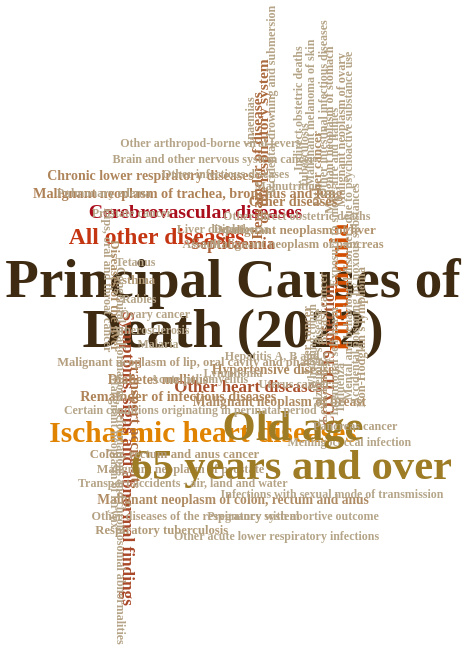

Describe this chart as a Vega-Lite specification.
### Vega-Lite specification from a JSON file in a GitHub repository (floating-point values rounded to 4 significant figures)
{"$schema": "https://vega.github.io/schema/vega-lite/v5.json", "config": {"font": "Belanosima", "view": {"stroke": ""}}, "width": "container", "height": 500, "background": null, "data": {"values": [{"word": "Principal Causes of", "count": 50000, "x": 200, "y": 205, "angle": 0, "Causes of Death": "Principal Causes of Death (2022)", "Death Cases": 206525}, {"word": "Death (2022)", "count": 50000, "x": 200, "y": 170, "angle": 0, "Causes of Death": "Principal Causes of Death (2022)", "Death Cases": 206525}, {"word": "Ischaemic heart diseases", "count": 20322, "x": 160, "y": 98, "angle": 0, "Causes of Death": "Ischaemic heart diseases", "Death Cases": 20322}, {"word": "Pneumonia", "count": 16770, "x": 343, "y": 200, "angle": -90, "Causes of Death": "Pneumonia", "Death Cases": 16770}, {"word": "All other diseases", "count": 13541, "x": 98, "y": 235, "angle": 0, "Causes of Death": "All other diseases", "Death Cases": 13541}, {"word": "Cerebrovascular diseases", "count": 9149, "x": 150, "y": 253, "angle": 0, "Causes of Death": "Cerebrovascular diseases", "Death Cases": 9149}, {"word": "Symptoms, signs and abnormal findings", "count": 6114, "x": 60, "y": 80, "angle": 90, "Causes of Death": "Symptoms, signs and abnormal findings", "Death Cases": 6114}, {"word": "Other heart diseases", "count": 5774, "x": 220, "y": 130, "angle": 0, "Causes of Death": "Other heart diseases", "Death Cases": 5774}, {"word": "COVID-19 infection", "count": 5314, "x": 328, "y": 152, "angle": -90, "Causes of Death": "COVID-19 infection", "Death Cases": 5314}, {"word": "Septicaemia", "count": 5006, "x": 200, "y": 230, "angle": 0, "Causes of Death": "Septicaemia", "Death Cases": 5006}, {"word": "Remainder of diseases", "count": 4131, "x": 232, "y": 285, "angle": -90, "Causes of Death": "Remainder of diseases of the respiratory system", "Death Cases": 4131}, {"word": "of the respiratory system", "count": 4131, "x": 240, "y": 302, "angle": -90, "Causes of Death": "Remainder of diseases of the respiratory system", "Death Cases": 4131}, {"word": "Transport accidents", "count": 4012, "x": 70, "y": 105, "angle": 90, "Causes of Death": "Transport accidents", "Death Cases": 4012}, {"word": "Malignant neoplasm of trachea, bronchus and lung", "count": 2644, "x": 140, "y": 265, "angle": 0, "Causes of Death": "Malignant neoplasm of trachea, bronchus and lung", "Death Cases": 2644}, {"word": "Remainder of infectious diseases", "count": 2573, "x": 127, "y": 123, "angle": 0, "Causes of Death": "Remainder of infectious diseases", "Death Cases": 2573}, {"word": "Chronic lower respiratory diseases", "count": 2324, "x": 90, "y": 278, "angle": 0, "Causes of Death": "Chronic lower respiratory diseases", "Death Cases": 2324}, {"word": "Hypertensive diseases", "count": 2123, "x": 257, "y": 142, "angle": 0, "Causes of Death": "Hypertensive diseases", "Death Cases": 2123}, {"word": "Diabetes mellitus", "count": 2085, "x": 100, "y": 135, "angle": 0, "Causes of Death": "Diabetes mellitus", "Death Cases": 2085}, {"word": "Malignant neoplasm of breast", "count": 1922, "x": 262, "y": 120, "angle": 0, "Causes of Death": "Malignant neoplasm of breast", "Death Cases": 1922}, {"word": "Malignant neoplasm of colon, rectum and anus", "count": 1894, "x": 200, "y": 51, "angle": 0, "Causes of Death": "Malignant neoplasm of colon, rectum and anus", "Death Cases": 1894}, {"word": "Diseases of the liver", "count": 1552, "x": 42, "y": 194, "angle": 90, "Causes of Death": "Diseases of the liver", "Death Cases": 1552}, {"word": "Malignant neoplasm of liver", "count": 1389, "x": 285, "y": 240, "angle": 0, "Causes of Death": "Malignant neoplasm of liver", "Death Cases": 1389}, {"word": "Respiratory tuberculosis", "count": 811, "x": 105, "y": 30, "angle": 0, "Causes of Death": "Respiratory tuberculosis", "Death Cases": 811}, {"word": "Leukaemia", "count": 725, "x": 320, "y": 126, "angle": -90, "Causes of Death": "Leukaemia", "Death Cases": 725}, {"word": "Malignant neoplasm of pancreas", "count": 672, "x": 285, "y": 230, "angle": 0, "Causes of Death": "Malignant neoplasm of pancreas", "Death Cases": 672}, {"word": "Malignant neoplasm of lip, oral cavity and pharynx", "count": 603, "x": 148, "y": 148, "angle": 0, "Causes of Death": "Malignant neoplasm of lip, oral cavity and pharynx", "Death Cases": 603}, {"word": "Non-Hodgkin's lymphoma", "count": 533, "x": 371, "y": 165, "angle": -90, "Causes of Death": "Non-Hodgkin's lymphoma", "Death Cases": 533}, {"word": "Malignant neoplasm of prostate", "count": 457, "x": 130, "y": 73, "angle": 0, "Causes of Death": "Malignant neoplasm of prostate", "Death Cases": 457}, {"word": "Malignant neoplasm of ovary", "count": 403, "x": 344, "y": 310, "angle": -90, "Causes of Death": "Malignant neoplasm of ovary", "Death Cases": 403}, {"word": "Malignant neoplasm of stomach", "count": 383, "x": 328, "y": 310, "angle": -90, "Causes of Death": "Malignant neoplasm of stomach", "Death Cases": 383}, {"word": "Anaemias", "count": 231, "x": 222, "y": 315, "angle": -90, "Causes of Death": "Anaemias", "Death Cases": 231}, {"word": "Accidental drowning and submersion", "count": 89, "x": 250, "y": 330, "angle": -90, "Causes of Death": "Accidental drowning and submersion", "Death Cases": 89}, {"word": "Malignant neoplasm of larynx", "count": 72, "x": 42, "y": 85, "angle": 90, "Causes of Death": "Malignant neoplasm of larynx", "Death Cases": 72}, {"word": "Other arthropod-borne viral fevers", "count": 67, "x": 170, "y": 301, "angle": 0, "Causes of Death": "Other arthropod-borne viral fevers", "Death Cases": 67}, {"word": "Other direct obstetric deaths", "count": 53, "x": 285, "y": 250, "angle": 0, "Causes of Death": "Other direct obstetric deaths", "Death Cases": 53}, {"word": "Other intestinal infectious diseases", "count": 51, "x": 320, "y": 325, "angle": -90, "Causes of Death": "Other intestinal infectious diseases", "Death Cases": 51}, {"word": "Malnutrition", "count": 51, "x": 273, "y": 271, "angle": 0, "Causes of Death": "Malnutrition", "Death Cases": 51}, {"word": "Assault", "count": 51, "x": 158, "y": 230, "angle": 0, "Causes of Death": "Assault", "Death Cases": 51}, {"word": "Indirect obstetric deaths", "count": 33, "x": 286, "y": 325, "angle": -90, "Causes of Death": "Indirect obstetric deaths", "Death Cases": 33}, {"word": "Malignant melanoma of skin", "count": 32, "x": 303, "y": 322, "angle": -90, "Causes of Death": "Malignant melanoma of skin", "Death Cases": 32}, {"word": "Alzheimer's disease", "count": 31, "x": 313, "y": 150, "angle": -90, "Causes of Death": "Alzheimer's disease", "Death Cases": 31}, {"word": "Influenza", "count": 27, "x": 342, "y": 130, "angle": -90, "Causes of Death": "Influenza", "Death Cases": 27}, {"word": "Accidental poisoning by noxious substances", "count": 27, "x": 362, "y": 195, "angle": -90, "Causes of Death": "Accidental poisoning by noxious substances", "Death Cases": 27}, {"word": "Other acute lower respiratory infections", "count": 26, "x": 258, "y": 26, "angle": 0, "Causes of Death": "Other acute lower respiratory infections", "Death Cases": 26}, {"word": "Atherosclerosis", "count": 18, "x": 90, "y": 170, "angle": 0, "Causes of Death": "Atherosclerosis", "Death Cases": 18}, {"word": "Pregnancy with abortive outcome", "count": 16, "x": 280, "y": 40, "angle": 0, "Causes of Death": "Pregnancy with abortive outcome", "Death Cases": 16}, {"word": "Malaria", "count": 12, "x": 100, "y": 160, "angle": 0, "Causes of Death": "Malaria", "Death Cases": 12}, {"word": "Infections with sexual mode of transmission", "count": 9, "x": 332, "y": 55, "angle": 0, "Causes of Death": "Infections with sexual mode of transmission", "Death Cases": 9}, {"word": "Exposure to smoke, fire and flames", "count": 9, "x": 335, "y": 263, "angle": -90, "Causes of Death": "Exposure to smoke, fire and flames", "Death Cases": 9}, {"word": "Rabies", "count": 8, "x": 75, "y": 192, "angle": 0, "Causes of Death": "Rabies", "Death Cases": 8}, {"word": "Intentional self-harm", "count": 8, "x": 334, "y": 148, "angle": -90, "Causes of Death": "Intentional self-harm", "Death Cases": 8}, {"word": "Tetanus", "count": 2, "x": 70, "y": 218, "angle": 0, "Causes of Death": "Tetanus", "Death Cases": 2}, {"word": "Meningococcal infection", "count": 2, "x": 355, "y": 92, "angle": 0, "Causes of Death": "Meningococcal infection", "Death Cases": 2}, {"word": "Diphtheria", "count": 1, "x": 211, "y": 241, "angle": 0, "Causes of Death": "Diphtheria", "Death Cases": 1}, {"word": "Whooping cough", "count": 1, "x": 305, "y": 158, "angle": -90, "Causes of Death": "Whooping cough", "Death Cases": 1}, {"word": "Acute poliomyelitis", "count": 1, "x": 155, "y": 136, "angle": 0, "Causes of Death": "Acute poliomyelitis", "Death Cases": 1}, {"word": "Mental and behavioural disorders due to psychoactive substance use", "count": 1, "x": 353, "y": 243, "angle": -90, "Causes of Death": "Mental and behavioural disorders due to psychoactive substance use", "Death Cases": 1}, {"word": "Old age", "count": 35679, "x": 280, "y": 102, "angle": 0, "Causes of Death": "Old age 65 years and over", "Death Cases": 35679}, {"word": "65 years and over", "count": 35679, "x": 278, "y": 75, "angle": 0, "Causes of Death": "Old age 65 years and over", "Death Cases": 25679}, {"word": "Other diseases", "count": 2697, "x": 280, "y": 260, "angle": 0, "Causes of Death": "Other diseases", "Death Cases": 2697}, {"word": "Other cancer", "count": 1652, "x": 312, "y": 283, "angle": -90, "Causes of Death": "Other cancer", "Death Cases": 1652}, {"word": "Colon, rectum and anus cancer", "count": 928, "x": 122, "y": 83, "angle": 0, "Causes of Death": "Colon, rectum and anus cancer", "Death Cases": 928}, {"word": "Asthma", "count": 909, "x": 68, "y": 205, "angle": 0, "Causes of Death": "Asthma", "Death Cases": 909}, {"word": "Liver cancer", "count": 695, "x": 298, "y": 163, "angle": -90, "Causes of Death": "Liver cancer", "Death Cases": 695}, {"word": "Breast cancer", "count": 685, "x": 320, "y": 185, "angle": -90, "Causes of Death": "Breast cancer", "Death Cases": 685}, {"word": "Other diseases of the respiratory system", "count": 297, "x": 150, "y": 40, "angle": 0, "Causes of Death": "Other diseases of the respiratory system", "Death Cases": 297}, {"word": "Pancreas cancer", "count": 219, "x": 363, "y": 103, "angle": 0, "Causes of Death": "Pancreas cancer", "Death Cases": 219}, {"word": "Liver disease", "count": 209, "x": 170, "y": 241, "angle": 0, "Causes of Death": "Liver disease", "Death Cases": 209}, {"word": "Prostate cancer", "count": 196, "x": 65, "y": 252, "angle": 0, "Causes of Death": "Prostate cancer", "Death Cases": 196}, {"word": "Brain and other nervous system cancer", "count": 186, "x": 174, "y": 290, "angle": 0, "Causes of Death": "Brain and other nervous system cancer", "Death Cases": 186}, {"word": "Tuberculosis", "count": 182, "x": 295, "y": 292, "angle": -90, "Causes of Death": "Tuberculosis", "Death Cases": 182}, {"word": "Uterus cancer", "count": 166, "x": 282, "y": 132, "angle": 0, "Causes of Death": "Uterus cancer", "Death Cases": 166}, {"word": "Pulmonary edema", "count": 145, "x": 28, "y": 266, "angle": 0, "Causes of Death": "Pulmonary edema", "Death Cases": 145}, {"word": "Lips, oral and throat cancer", "count": 135, "x": 33, "y": 205, "angle": 90, "Causes of Death": "Lips, oral and throat cancer", "Death Cases": 135}, {"word": "Ovary cancer", "count": 132, "x": 96, "y": 181, "angle": 0, "Causes of Death": "Ovary cancer", "Death Cases": 132}, {"word": "Other infectious diseases", "count": 131, "x": 190, "y": 279, "angle": 0, "Causes of Death": "Other infectious diseases", "Death Cases": 131}, {"word": "Congenital malformations, deformations and chromosomal abnormalities", "count": 114, "x": 51, "y": 82, "angle": 90, "Causes of Death": "Congenital malformations, deformations and chromosomal abnormalities", "Death Cases": 114}, {"word": "Lymphoma", "count": 101, "x": 200, "y": 140, "angle": 0, "Causes of Death": "Lymphoma", "Death Cases": 101}, {"word": "Transport accidents - air, land and water", "count": 100, "x": 133, "y": 63, "angle": 0, "Causes of Death": "Transport accidents - air, land and water", "Death Cases": 100}, {"word": "Hepatitis A, B and C", "count": 58, "x": 260, "y": 152, "angle": 0, "Causes of Death": "Hepatitis A, B and C", "Death Cases": 58}, {"word": "Certain conditions originating in perinatal period", "count": 15, "x": 143, "y": 114, "angle": 0, "Causes of Death": "Certain conditions originating in perinatal period", "Death Cases": 15}]}, "mark": {"type": "text", "tooltip": true, "fontWeight": "bold", "font": "Lilita One"}, "encoding": {"x": {"field": "x", "type": "quantitative", "scale": {"domain": [0, 400]}, "axis": null}, "y": {"field": "y", "type": "quantitative", "scale": {"domain": [0, 350]}, "axis": null}, "text": {"field": "word"}, "size": {"field": "count", "type": "quantitative", "scale": {"domain": [50, 50000], "range": [12, 55]}, "legend": null}, "angle": {"field": "angle", "type": "quantitative", "scale": {"domain": [0, 360]}}, "color": {"field": "count", "type": "quantitative", "scale": {"range": ["#b5a589", "#a5021d", "#d44c00", "#e3c300", "#aa9228", "#74491f", "#3f2b12"]}, "legend": null}, "tooltip": [{"field": "Causes of Death", "title": "Cause of Death", "type": "nominal"}, {"field": "Death Cases", "type": "quantitative", "format": ","}]}}
